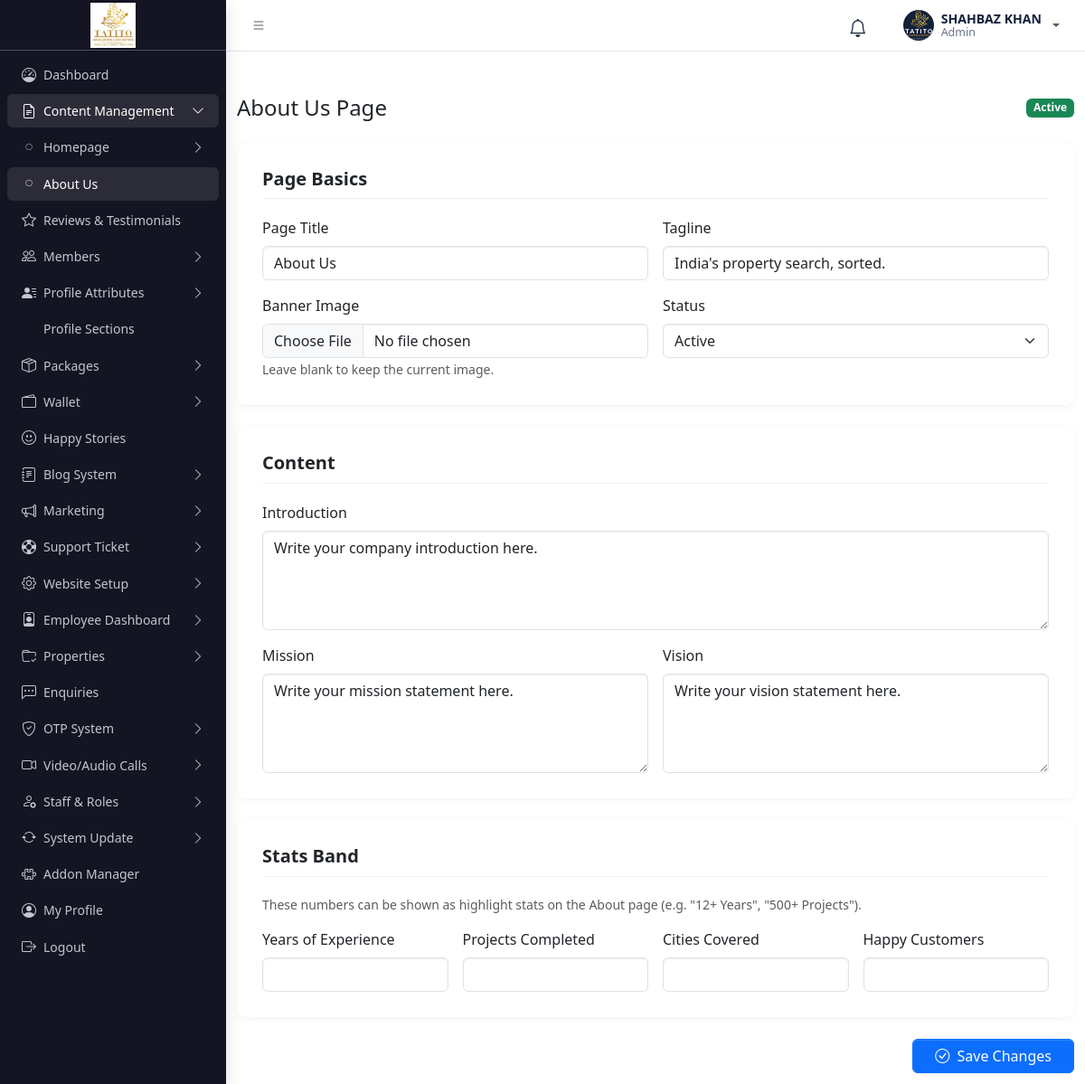
The page /admin/about.php (signed in) on the database its author committed.
### tables this page shows
CREATE TABLE `users` (
  `id` int(11) NOT NULL,
  `fullname` varchar(100) NOT NULL,
  `username` varchar(50) NOT NULL,
  `mobile_number` varchar(10) NOT NULL,
  `profile_image` varchar(255) DEFAULT NULL,
  `email_verified` tinyint(1) NOT NULL DEFAULT 0,
  `otp_code` varchar(6) DEFAULT NULL,
  `otp_expires` datetime DEFAULT NULL,
  `last_login` datetime DEFAULT NULL,
  `password` varchar(255) NOT NULL,
  `role` enum('admin','user') NOT NULL DEFAULT 'user',
  `account_type` enum('buyer','seller','builder','agent','developer') NOT NULL DEFAULT 'buyer',
  `created_at` timestamp NOT NULL DEFAULT current_timestamp(),
  `reset_token` varchar(64) DEFAULT NULL,
  `reset_expires` datetime DEFAULT NULL
);

CREATE TABLE `about_us` (
  `id` int(11) NOT NULL,
  `page_title` varchar(255) NOT NULL DEFAULT 'About Us',
  `tagline` varchar(255) DEFAULT NULL,
  `banner_image` varchar(255) DEFAULT NULL,
  `intro_content` text DEFAULT NULL,
  `mission` text DEFAULT NULL,
  `vision` text DEFAULT NULL,
  `years_experience` int(11) DEFAULT NULL,
  `projects_completed` int(11) DEFAULT NULL,
  `cities_covered` int(11) DEFAULT NULL,
  `happy_customers` int(11) DEFAULT NULL,
  `status` enum('Active','Inactive') NOT NULL DEFAULT 'Active',
  `created_at` datetime DEFAULT current_timestamp(),
  `updated_at` datetime DEFAULT current_timestamp() ON UPDATE current_timestamp()
);

### admin/about.php (the view, shortened to what this page needs)
<?php
require_once 'auth_check.php';
function getAboutRow($conn){
    $result = $conn->query("SELECT * FROM about_us ORDER BY id ASC LIMIT 1");
    if($result && $result->num_rows > 0){
        return $result->fetch_assoc();
    }
    return null;
}
$about = getAboutRow($conn);
?>
<!DOCTYPE html>
<html>
<head>
    <link rel="stylesheet" href="css/adminlte.css">
    <link rel="stylesheet" href="https://cdn.jsdelivr.net/npm/bootstrap-icons@1.11.3/font/bootstrap-icons.css">
</head>
<body>
    <div class="app-wrapper">
        <?php include 'nav.php'; ?>
        <?php include 'sidebar.php'; ?>
        <main class="app-main">
            <div class="container mt-5">
                <div class="row justify-content-center">
                    <div class="col-md-12">
                        <div class="d-flex justify-content-between align-items-center mb-4">
                            <h4 class="mb-0">About Us Page</h4>
                            <?php if ($about): ?>
                                <span class="badge <?= $about['status'] === 'Active' ? 'bg-success' : 'bg-secondary' ?>">
                                    <?= htmlspecialchars($about['status']) ?>
                                </span>
                            <?php endif; ?>
                        </div>
                        <form method="POST" enctype="multipart/form-data">
                            <div class="about-form-card mb-4">
                                <h5>Page Basics</h5>
                                <div class="row g-3">
                                    <div class="col-md-6">
                                        <label class="form-label">Page Title</label>
                                        <input type="text" name="page_title" class="form-control"
                                               value="<?= htmlspecialchars($about['page_title'] ?? 'About Us') ?>" required>
                                    </div>
                                    <div class="col-md-6">
                                        <label class="form-label">Tagline</label>
                                        <input type="text" name="tagline" class="form-control"
                                               placeholder="e.g. India's property search, sorted."
                                               value="<?= htmlspecialchars($about['tagline'] ?? '') ?>">
                                    </div>
                                    <div class="col-md-6">
                                        <label class="form-label">Banner Image</label>
                                        <input type="file" name="banner_image" class="form-control" accept=".jpg,.jpeg,.png,.webp">
                                        <small class="text-muted">Leave blank to keep the current image.</small>
                                    </div>
                                    <div class="col-md-6">
                                        <label class="form-label">Status</label>
                                        <select name="status" class="form-select">
                                            <option value="Active" <?= (($about['status'] ?? 'Active') === 'Active') ? 'selected' : '' ?>>Active</option>
                                        </select>
                                    </div>
                                </div>
                            </div>
                            <div class="about-form-card mb-4">
                                <h5>Content</h5>
                                <div class="mb-3">
                                    <label class="form-label">Introduction</label>
                                    <textarea name="intro_content" class="form-control" rows="4"
                                              placeholder="Main introduction paragraph shown on the About page"><?= htmlspecialchars($about['intro_content'] ?? '') ?></textarea>
                                </div>
                                <div class="row g-3">
                                    <div class="col-md-6">
                                        <label class="form-label">Mission</label>
                                        <textarea name="mission" class="form-control" rows="4"><?= htmlspecialchars($about['mission'] ?? '') ?></textarea>
                                    </div>
                                    <div class="col-md-6">
                                        <label class="form-label">Vision</label>
                                        <textarea name="vision" class="form-control" rows="4"><?= htmlspecialchars($about['vision'] ?? '') ?></textarea>
                                    </div>
                                </div>
                            </div>
                            <div class="about-form-card mb-4">
                                <h5>Stats Band</h5>
                                <p class="text-muted small mb-3">These numbers can be shown as highlight stats on the About page (e.g. "12+ Years", "500+ Projects").</p>
                                <div class="row g-3">
                                    <div class="col-md-3">
                                        <label class="form-label">Years of Experience</label>
                                        <input type="number" name="years_experience" class="form-control"
                                               value="<?= htmlspecialchars($about['years_experience'] ?? '') ?>">
                                    </div>
                                    <div class="col-md-3">
                                        <label class="form-label">Projects Completed</label>
                                        <input type="number" name="projects_completed" class="form-control"
                                               value="<?= htmlspecialchars($about['projects_completed'] ?? '') ?>">
                                    </div>
                                    <div class="col-md-3">
                                        <label class="form-label">Cities Covered</label>
                                        <input type="number" name="cities_covered" class="form-control"
                                               value="<?= htmlspecialchars($about['cities_covered'] ?? '') ?>">
                                    </div>
                                    <div class="col-md-3">
                                        <label class="form-label">Happy Customers</label>
                                        <input type="number" name="happy_customers" class="form-control"
                                               value="<?= htmlspecialchars($about['happy_customers'] ?? '') ?>">
                                    </div>
                                </div>
                            </div>
                            <div class="text-end">
                                <button type="submit" name="save" class="btn btn-primary px-4">
                                    <i class="bi bi-check-circle me-1"></i> Save Changes
                                </button>
                            </div>
                        </form>
                    </div>
                </div>
            </div>
        </main>
    </div>
    <?php include __DIR__ . '/includes/ui_footer.php'; ?>
</body>
</html>

### admin/nav.php (shortened to what this page needs)
<?php
require_once __DIR__ . '/config.php';
$user = null;
if(isset($_SESSION['id'])){
    $stmt = $conn->prepare("SELECT * FROM users WHERE id = ?");
    $stmt->bind_param("i", $_SESSION['id']);
    $stmt->execute();
    $result = $stmt->get_result();
    $user = $result->fetch_assoc();
}
$fullname = $user["fullname"] ?? ($_SESSION['fullname'] ?? 'Guest');
$role     = $user["role"] ?? 'admin';
$avatar_image = $user["profile_image"] ?? '';
$has_avatar_image = !empty($avatar_image) && file_exists($avatar_image);
?>
<nav class="app-header navbar navbar-expand bg-body">
    <div class="container-fluid">
        <ul class="navbar-nav">
            <li class="nav-item">
                <a class="nav-link" data-lte-toggle="sidebar" href="#">
                    <i class="bi bi-list"></i>
                </a>
            </li>
        </ul>
        <ul class="navbar-nav ms-auto align-items-center gap-2">
            <li class="nav-item dropdown">
                <a class="nav-link bell-link" href="#" data-bs-toggle="dropdown" aria-label="Notifications">
                    <i class="bi bi-bell fs-5"></i>
                </a>
            </li>
            <li class="nav-item dropdown">
                <a class="nav-link dropdown-toggle d-flex align-items-center gap-2" data-bs-toggle="dropdown" href="#">
                    <span class="user-avatar-sm">
                        <?php if ($has_avatar_image): ?>
                            <img src="<?php echo htmlspecialchars($avatar_image); ?>" alt="<?php echo htmlspecialchars($fullname); ?>">
                        <?php else: ?>
                            <?php echo $user ? strtoupper(substr($fullname, 0, 1)) : '?'; ?>
                        <?php endif; ?>
                    </span>
                    <span class="user-info-inline d-none d-md-flex flex-column">
                        <span class="name"><?php echo htmlspecialchars(strtoupper($fullname)); ?></span>
                        <span class="role"><?php echo htmlspecialchars($role); ?></span>
                    </span>
                </a>
            </li>
        </ul>
    </div>
</nav>

### admin/about.php (style rules this page uses)
.about-form-card { background:#fff; border-radius:.6rem; padding:1.75rem; box-shadow:0 2px 10px rgba(0,0,0,.05); }
.about-form-card h5 { font-weight:700; margin-bottom:1.25rem; padding-bottom:.6rem; border-bottom:1px solid #eef0f4; }

### admin/nav.php (style rules this page uses)
.user-avatar-sm { width:34px; height:34px; border-radius:50%; background:#12213a; color:#fff; display:flex; align-items:center; justify-content:center; font-weight:700; font-size:.9rem; flex-shrink:0; overflow:hidden; }
.user-avatar-sm img { width:100%; height:100%; object-fit:cover; }
.user-info-inline { line-height:1.15; }
.user-info-inline .name { font-weight:700; color:#12213a; font-size:.88rem; }
.user-info-inline .role { color:#6b7686; font-size:.78rem; text-transform:capitalize; }
.app-header .nav-link.bell-link { color:#12213a; position:relative; }

### rows shown on the page
users: profile_image (picture), fullname "SHAHBAZ KHAN", role "Admin"
about_us: status "Active", page_title "About Us", tagline "India's property search, sorted.", intro_content "Write your company introduction here.", mission "Write your mission statement here.", vision "Write your vision statement here."

### other values the page prints
$item['label'] "Dashboard"
$group['label'] "Content Management"
$item['label'] "Homepage"
$item['label'] "About Us"
$item['label'] "Reviews & Testimonials"
$group['label'] "Members"
$group['label'] "Profile Attributes"
$item['label'] "Profile Sections"
$group['label'] "Packages"
$group['label'] "Wallet"
$item['label'] "Happy Stories"
$group['label'] "Blog System"
$group['label'] "Marketing"
$group['label'] "Support Ticket"
$group['label'] "Website Setup"
